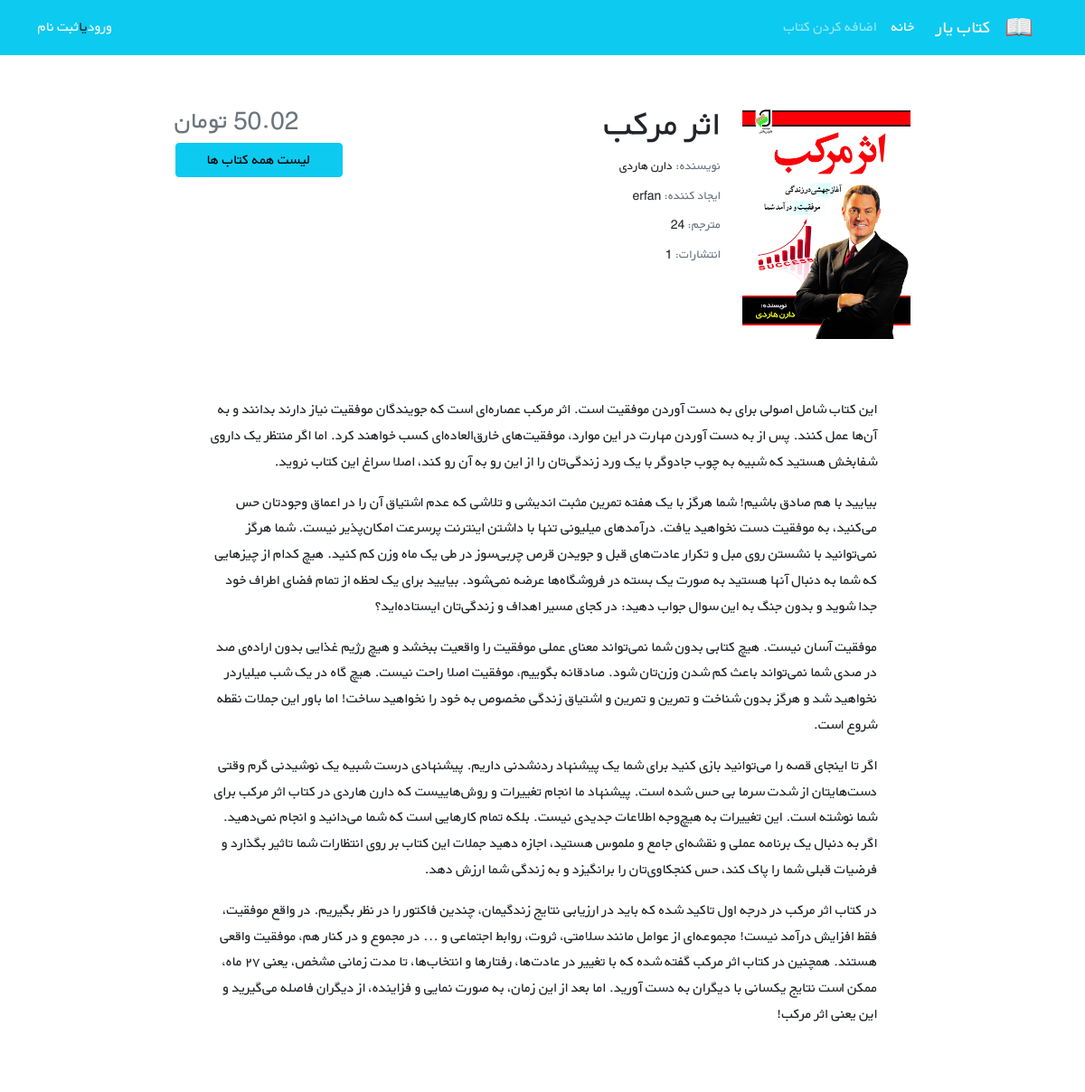
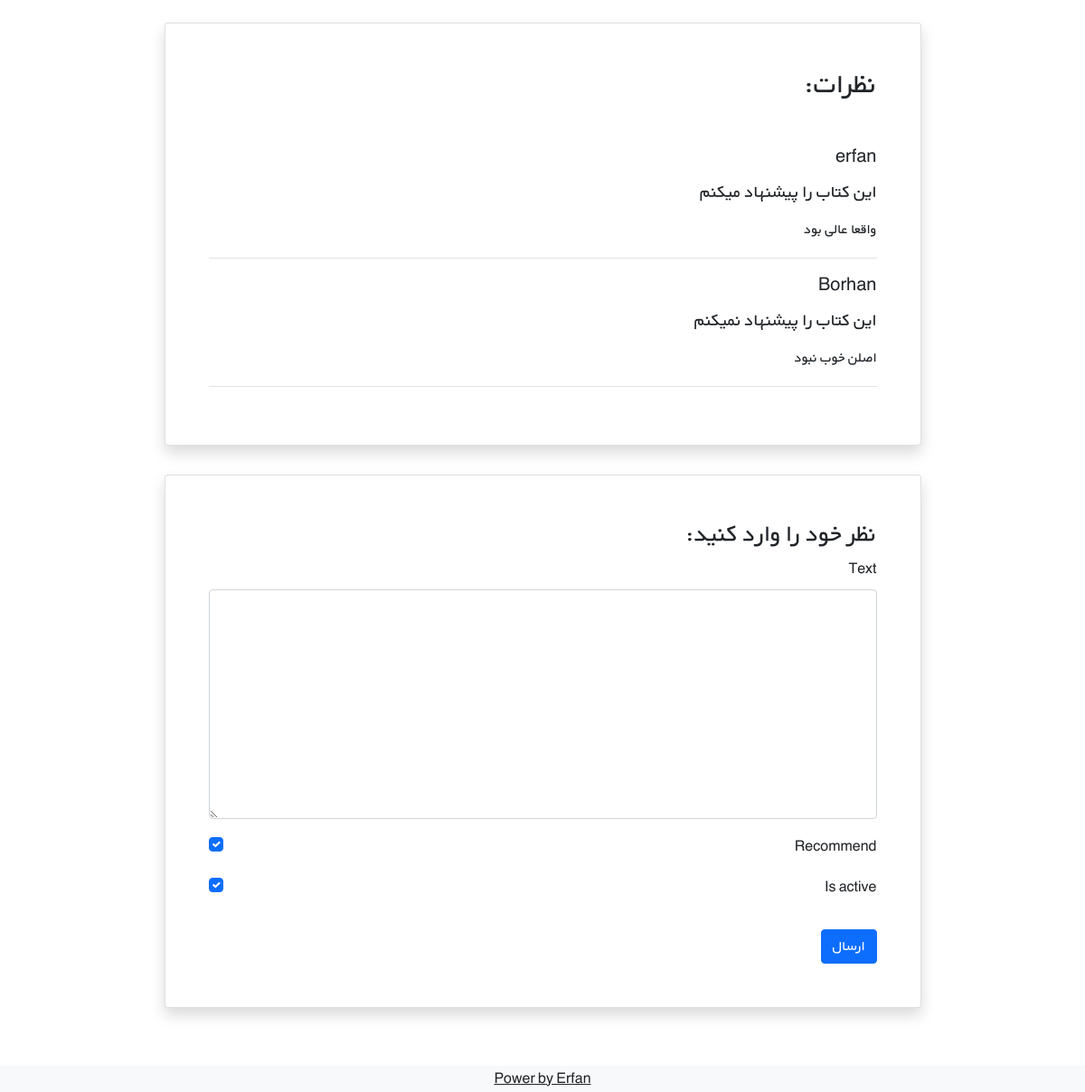
Page /books/1/ on the committed database (2 pictures, top to bottom).
### books/models.py (models this page shows, shortened)
class Book(models.Model):
    user = models.ForeignKey(get_user_model() , on_delete=models.CASCADE)
    title = models.CharField(max_length=200)
    author = models.CharField(max_length=111)
    translator = models.CharField(max_length=111)
    publishers = models.CharField(max_length=111)
    author = models.CharField(max_length=111)
    description = models.TextField()
    price = models.DecimalField(max_digits=5 , decimal_places=2)
    cover = models.ImageField(upload_to="covers/" , blank=True)

class Comment(models.Model):
    user = models.ForeignKey(get_user_model() , on_delete=models.CASCADE)
    text = models.TextField(blank=True)
    date_time_created = models.DateTimeField(auto_now_add=True)
    book = models.ForeignKey(Book , on_delete=models.CASCADE , related_name="comments")
    is_active = models.BooleanField(default=True)
    recommend = models.BooleanField(default=True)

### account/models.py (models this page shows)
class CustomUser(AbstractUser):
    age = models.PositiveIntegerField(null=True , blank = True)

### books/views.py (the view)
# urls.py: path('<int:pk>/' ,book_detail_view , name = 'book_detail'),
def book_detail_view(request , pk):
    book = get_object_or_404(Book , pk=pk)
    book_comments = book.comments.all()
    if request.method == 'POST' :
        comment_form = CommentForm(request.POST)
        if comment_form.is_valid():
            new_comment = comment_form.save(commit=False)
            new_comment.book = book
            new_comment.user = request.user
            new_comment.save()
            comment_form = CommentForm()
    else:
        comment_form = CommentForm()
    return render(request , "books/book_detail.html" ,
                  {
                      "book" : book ,
                      "comments" : book_comments ,
                      "comment_form" : comment_form
                  })

### books/forms.py
class CommentForm(forms.ModelForm):
    class Meta:
        model = Comment
        fields = ('text' , 'recommend' , 'is_active' ,)

### books/templates/books/book_detail.html (shortened to what this page needs)
{% extends '_html.html' %}
{% load crispy_forms_tags %}
{% block content %}
    <div class="container mt-5" dir="rtl">
        <div class="">
            <div class="">
                <div class="d-flex justify-content-center">
                    <div class="row w-sm-75 w-100">
                        <div class="col-xs-12 col-md-3 d-flex justify-content-center">
                            <div>
                                {% if book.cover %}
                                    <img src="{{ book.cover.url }}" class="img-fluid rounded-start" alt="...">
                                {% endif %}
                            </div>
                        </div>
                        <div class="col-xs-12 col-md-6 text-center text-md-end mt-md-1 mt-4">
                            <h1>{{ book.title }}</h1>
                            <h5 class="small my-1"><span class="text-muted">نویسنده: </span>{{ book.author }}</h5>
                            <h5 class="small my-1"><span class="text-muted">ایجاد کننده: </span>{{ book.user.username }}</h5>
                            <h5 class="small my-1"><span class="text-muted">مترجم: </span>{{ book.translator }}</h5>
                            <h5 class="small my-1"><span class="text-muted">انتشارات: </span>{{ book.publishers }}</h5>
                        </div>
                        <div class="col-xs-12 col-md-3 d-flex flex-column">
                            <h3 class="align-self-center pt-2 text-muted align-self-md-end">
                                {{ book.price }} تومان
                            </h3>
                            <a class="btn btn-info" href={% url 'book_list' %}>لیست همه کتاب ها</a>
                        </div>
                    </div>
                </div>
                <div class="d-flex justify-content-center">
                    <div class="my-3 p-5 w-sm-75 w-100">
                        {{ book.description|linebreaks }}
                    </div>
                </div>
                <div class="d-flex justify-content-center">
                    <div class="card shadow my-3 p-5 w-sm-75 w-100">
                        <h2 class="mb-5">نظرات:</h2>
                        {% for comment in comments %}
                            {% if comment.is_active %}
                                <div class="border-bottom mb-3">
                                    <h5 class="mb-3">{{ comment.user.username }}</h5>
                                    {% if comment.recommend %}
                                        <h5>این کتاب را پیشنهاد میکنم</h5>
                                    {% else %}
                                        <h5>این کتاب را پیشنهاد نمیکنم</h5>
                                    {% endif %}
                                    <p>{{ comment.text|linebreaks }}</p>
                                </div>
                            {% endif %}
                        {% endfor %}
                    </div>
                </div>
                <div class="d-flex justify-content-center">
                    <div class="card shadow my-3 p-5 w-sm-75 w-100">
                        <h3>نظر خود را وارد کنید:</h3>
                        <form method="POST">
                            {{ comment_form|crispy }}
                            <button type="submit" class="btn btn-primary mt-3">ارسال</button>
                        </form>
                    </div>
                </div>
            </div>
        </div>
    </div>
{% endblock content %}

### static/css/style.css (style rules this page uses)
* { font-family: 'BYekan', sans-serif; line-height: 1.8rem; }
@media (min-width: 576px) { .w-sm-75 { width: 75%!important; } }

### rows in the picture
Book: cover (picture), title "اثر مرکب", author "دارن هاردی", user.username "erfan", translator "24", publishers "1", description "این کتاب شامل اصولی برای به دست آوردن موفقیت است. اثر مرکب عصاره‌ای است که جویندگان موفقیت نیاز دارند بدانند و به آن‌ها عمل کنند. پس از به دست آوردن مهارت در این موارد، موفقیت‌های خارق‌العاده‌ای کسب خواهند کرد. اما اگر منتظر یک داروی شفابخش هستید که شبیه به چوب جادوگر با یک ورد زندگی‌تان را از این رو به آن رو کند، اصلا سراغ این کتاب نروید. بیایید با هم صادق باشیم! شما هرگز با یک هفته تمرین مثبت اندیشی و تلاشی که عدم اشتیاق آن را در اعماق وجودتان حس می‌کنید، به موفقیت دست نخواهید یافت. درآمدهای میلیونی تنها با داشتن اینترنت پرسرعت امکان‌پذیر نیست. شما هرگز نمی‌توانید با نشستن روی مبل و تکرار عادت‌های قبل و جویدن قرص چربی‌سوز در طی یک ماه وزن کم کنید. هیچ کدام از چیزهایی که شما به دنبال آنها…"
Comment: user.username "erfan", recommend "این کتاب را پیشنهاد میکنم", text "واقعا عالی بود"
Comment: user.username "Borhan", recommend "این کتاب را پیشنهاد نمیکنم", text "اصلن خوب نبود"
